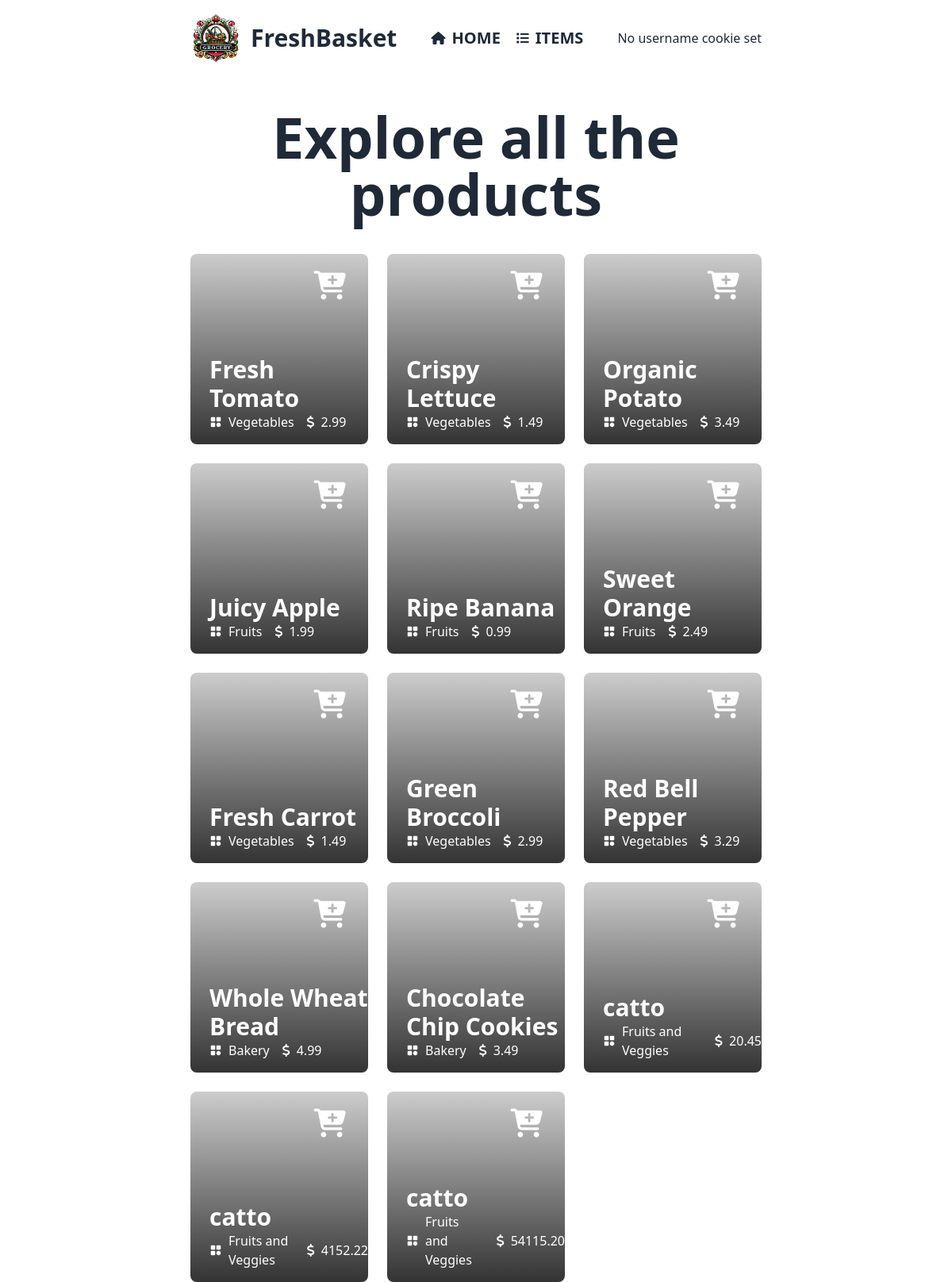
Before: /src/allItems.php with the older database file.
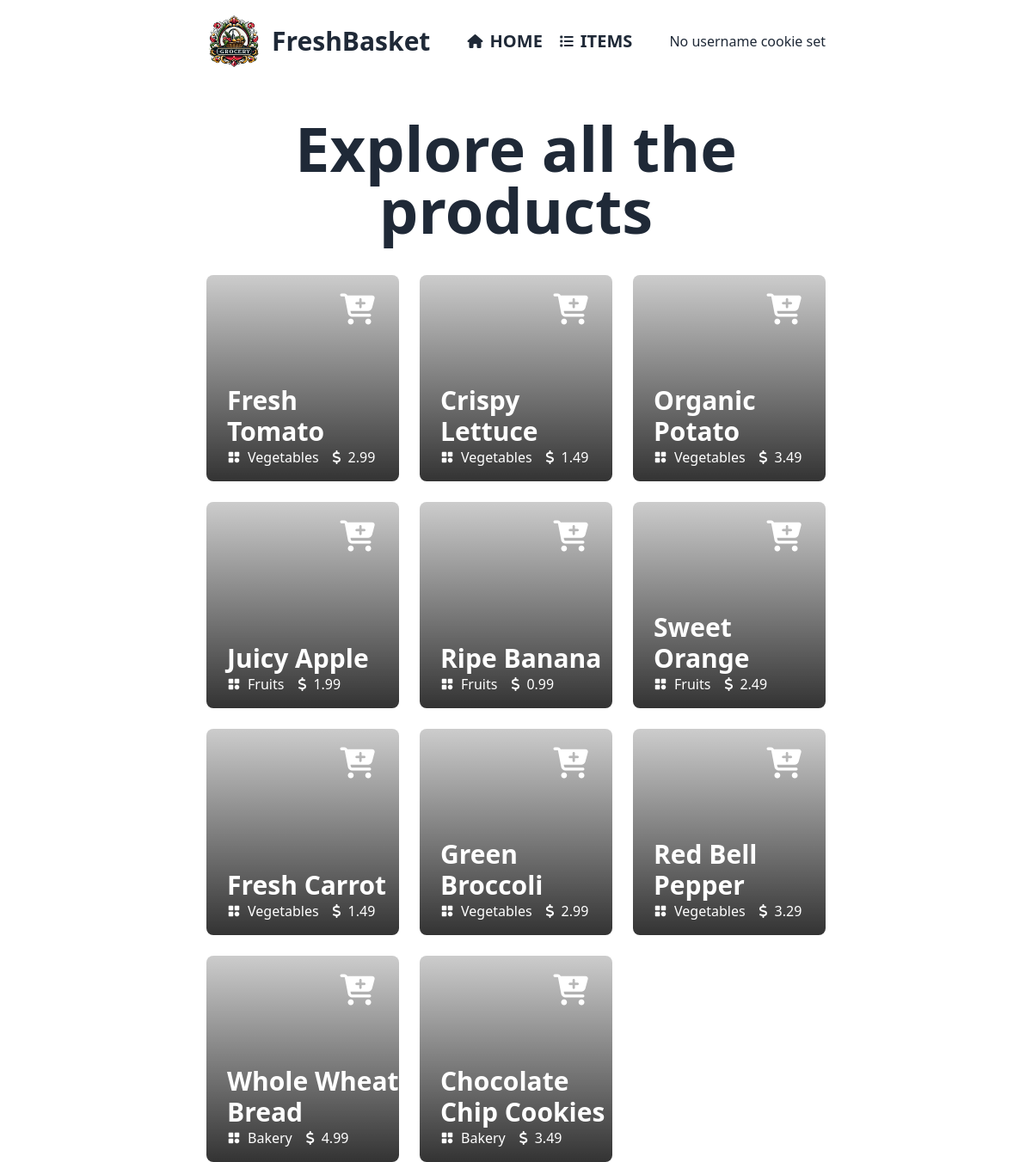
After: the same page with the newer database file.
### tables this page shows
CREATE TABLE `products` (
  `productId` int(11) NOT NULL,
  `name` varchar(50) NOT NULL,
  `imgurl` varchar(60) DEFAULT NULL,
  `price` decimal(10,2) NOT NULL,
  `ammount` text DEFAULT NULL,
  `publishdate` date NOT NULL,
  `selleremail` varchar(60) DEFAULT NULL,
  `cartcount` int(11) DEFAULT NULL,
  `category` varchar(50) NOT NULL,
  `status` varchar(20) DEFAULT NULL
);

### src/allItems.php (the view, shortened to what this page needs)
<!DOCTYPE html>
<html data-theme="light" lang="en" style="scroll-behavior: smooth;">
<head>
    <link href="https://cdn.jsdelivr.net/npm/daisyui@4.7.3/dist/full.min.css" rel="stylesheet" type="text/css" />
    <script src="https://cdn.tailwindcss.com"></script>
</head>
<body>
    <header>
      <nav class="h-24 px-60 flex justify-between items-center">
        <div class="flex items-center">
          <img class="h-16 w-16" src="../ICON/logo.png" alt="">
          <h1 class="text-3xl font-bold ml-3">FreshBasket</h1>
        </div>
        <div class="flex items-center">
          <div class="flex items-center hover:text-redSecondary">
            <i class="fa-solid fa-house fa-rotate-by mr-2"></i>
            <a href="customerHome.php" class="text-xl font-semibold uppercase">Home</a>
          </div>
          <div class="flex items-center ml-5 hover:text-redSecondary">
            <i class="fa-solid fa-list mr-2"></i>
            <a href="allItems.php" class="text-xl font-semibold uppercase">Items</a>
          </div>
        </div>
        <div>
          <?php
            if(isset($_COOKIE['username'])) {
                $username = $_COOKIE['username'];
                echo
                "<div class='flex items-center'>
                  <i class='fa-solid fa-user mr-2 text-2xl'></i>
                  <h1 class='text-xl font-semibold uppercase'>$username</h1>
                 </div>";
            } else {
                echo "No username cookie set";
            }
            ?>
        </div>
      </nav>
    </header>
    <main>
        <section class="px-[15rem]">
            <h1 class="text-center text-7xl font-extrabold my-10">
                Explore all the products
            </h1>
            <div class="grid grid-cols-3 gap-6">
              <?php
                require('DBconnect.php');
                $query = "SELECT * FROM products";
                $result = mysqli_query($conn, $query);
                if (mysqli_num_rows($result) > 0) {
                  while ($row = mysqli_fetch_assoc($result)) {
                    $productName = $row['name'];
                    $productPrice = $row['price'];
                    $productImage = $row['imgurl'];
                    $productcategory = $row['category'];
                ?>
                <div class='w-full h-60 rounded-lg relative' style='background-image: linear-gradient(to top,rgba(0, 0, 0, 0.8), rgba(0, 0, 0, 0.2)),url(<?php echo $productImage?>); background-size: cover; background-repeat: no-repeat;'>
                  <div class='absolute top-4 right-6'>
                    <div class="dropdown dropdown-end">
                      <div tabindex="0" role="button" class="m-1"><i class='fa-solid fa-cart-plus text-4xl text-white hover:text-[#FFBF00] hover pointer'></i></div>
                    </div>
                  </div>
                  <div class='flex flex-col justify-start absolute bottom-4 left-6'>
                    <h1 class='text-3xl font-bold text-white'><?php echo $productName?></h1>
                    <div class='flex flex-row items-center'>
                      <p class='text-white mr-4 flex items-center gap-2'><img class='w-4 h-4' src='../ICON/categories.png'><?php echo $productcategory ?></p>
                      <p class='text-white flex items-center gap-2'><i class='fa-solid fa-dollar-sign'></i><?php echo $productPrice ?></p>
                    </div>
                  </div>
                </div>
                <?php
                  }
                } else {
                  echo "Oops.....No products found.";
                }
                ?>
            </div>
        </section>
    </main>
</body>
</html>

Changed rows visible on the page:
removed products: name "catto", category "Fruits and Veggies", price "20.45"
removed products: name "catto", category "Fruits and Veggies", price "4152.22"
removed products: name "catto", category "Fruits and Veggies", price "54115.20"
